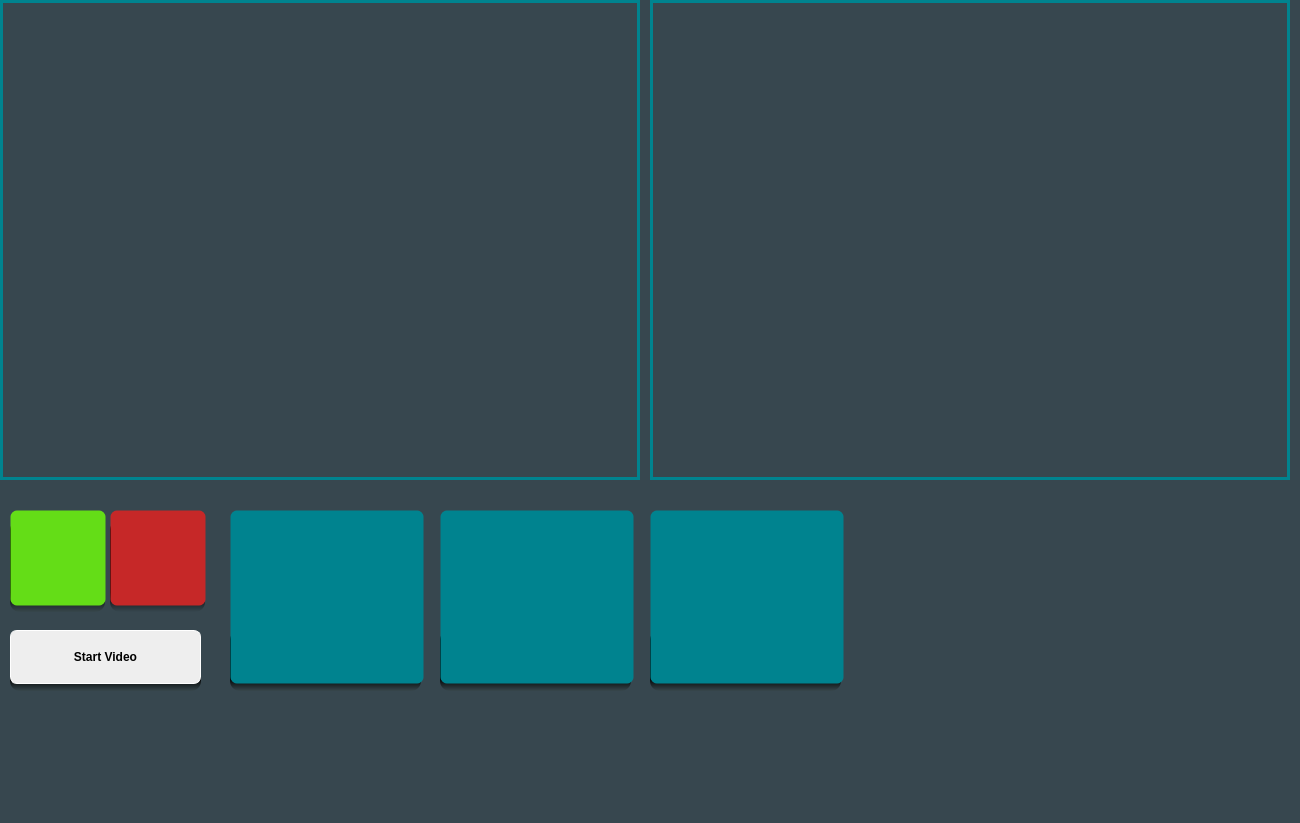
<?xml version="1.0" encoding="UTF-8"?>
<ui version="4.0">
 <class>MainWindow</class>
 <widget class="QMainWindow" name="MainWindow">
  <property name="geometry">
   <rect>
    <x>0</x>
    <y>0</y>
    <width>1300</width>
    <height>823</height>
   </rect>
  </property>
  <property name="windowTitle">
   <string>MainWindow</string>
  </property>
  <property name="styleSheet">
   <string notr="true">QPushButton{
background-color:white;
border-style: solid;

border-width: 1px;
border-radius: 7px;
}
QMainWindow{
	background-color: #37474f;
}</string>
  </property>
  <widget class="QWidget" name="centralWidget">
   <property name="styleSheet">
    <string notr="true"/>
   </property>
   <widget class="QLabel" name="display_image">
    <property name="geometry">
     <rect>
      <x>0</x>
      <y>0</y>
      <width>640</width>
      <height>480</height>
     </rect>
    </property>
    <property name="styleSheet">
     <string notr="true">border-style: solid;
border-color: #00838f ;
border-width: 3px;
</string>
    </property>
    <property name="text">
     <string/>
    </property>
   </widget>
   <widget class="QLabel" name="display_image_2">
    <property name="geometry">
     <rect>
      <x>650</x>
      <y>0</y>
      <width>640</width>
      <height>480</height>
     </rect>
    </property>
    <property name="styleSheet">
     <string notr="true">border-style: solid;
border-color: #00838f ;
border-width: 3px;</string>
    </property>
    <property name="text">
     <string/>
    </property>
   </widget>
   <widget class="QPushButton" name="startVideo">
    <property name="geometry">
     <rect>
      <x>10</x>
      <y>630</y>
      <width>191</width>
      <height>54</height>
     </rect>
    </property>
    <property name="font">
     <font>
      <weight>75</weight>
      <bold>true</bold>
     </font>
    </property>
    <property name="styleSheet">
     <string notr="true">background-color:#eeeeee;
color: black;
border-color: white;</string>
    </property>
    <property name="text">
     <string>Start Video</string>
    </property>
   </widget>
   <widget class="QPushButton" name="joystick_status">
    <property name="geometry">
     <rect>
      <x>10</x>
      <y>510</y>
      <width>96</width>
      <height>96</height>
     </rect>
    </property>
    <property name="styleSheet">
     <string notr="true">QPushButton
{
	background-color: #64dd17; 

}</string>
    </property>
    <property name="text">
     <string/>
    </property>
   </widget>
   <widget class="QPushButton" name="atMega_status">
    <property name="geometry">
     <rect>
      <x>110</x>
      <y>510</y>
      <width>96</width>
      <height>96</height>
     </rect>
    </property>
    <property name="styleSheet">
     <string notr="true">QPushButton
{
	background-color: #c62828;
}</string>
    </property>
    <property name="text">
     <string/>
    </property>
   </widget>
   <widget class="QLabel" name="gradient">
    <property name="geometry">
     <rect>
      <x>10</x>
      <y>520</y>
      <width>95</width>
      <height>92</height>
     </rect>
    </property>
    <property name="styleSheet">
     <string notr="true">background: qlineargradient(spread:pad, x1:0, y1:0.784, x2:0, y2:1, stop:0 rgba(0, 0, 0, 255), stop:1 rgba(55, 71, 76, 255));

border-width: 1px;
border-radius: 10px;</string>
    </property>
    <property name="text">
     <string/>
    </property>
   </widget>
   <widget class="QLabel" name="gradient_2">
    <property name="geometry">
     <rect>
      <x>110</x>
      <y>520</y>
      <width>95</width>
      <height>92</height>
     </rect>
    </property>
    <property name="styleSheet">
     <string notr="true">background: qlineargradient(spread:pad, x1:0, y1:0.784, x2:0, y2:1, stop:0 rgba(0, 0, 0, 255), stop:1 rgba(55, 71, 79, 255));

border-width: 1px;
border-radius: 10px;</string>
    </property>
    <property name="text">
     <string/>
    </property>
   </widget>
   <widget class="QPushButton" name="error_video">
    <property name="geometry">
     <rect>
      <x>120</x>
      <y>40</y>
      <width>400</width>
      <height>400</height>
     </rect>
    </property>
    <property name="styleSheet">
     <string notr="true">background-color: rgba(0,0,0,0);</string>
    </property>
    <property name="text">
     <string/>
    </property>
   </widget>
   <widget class="QPushButton" name="error_video_2">
    <property name="geometry">
     <rect>
      <x>770</x>
      <y>40</y>
      <width>400</width>
      <height>400</height>
     </rect>
    </property>
    <property name="styleSheet">
     <string notr="true">background-color: rgba(0,0,0,0);</string>
    </property>
    <property name="text">
     <string/>
    </property>
   </widget>
   <widget class="QLabel" name="gradient_3">
    <property name="geometry">
     <rect>
      <x>10</x>
      <y>630</y>
      <width>191</width>
      <height>61</height>
     </rect>
    </property>
    <property name="styleSheet">
     <string notr="true">background: qlineargradient(spread:pad, x1:0, y1:0.784, x2:0, y2:1, stop:0 rgba(0, 0, 0, 255), stop:1 rgba(55, 71, 76, 255));

border-width: 1px;
border-radius: 10px;</string>
    </property>
    <property name="text">
     <string/>
    </property>
   </widget>
   <widget class="QPushButton" name="auto_drive">
    <property name="geometry">
     <rect>
      <x>440</x>
      <y>510</y>
      <width>194</width>
      <height>174</height>
     </rect>
    </property>
    <property name="styleSheet">
     <string notr="true">QPushButton
{
	background-color: #00838f ; 

}</string>
    </property>
    <property name="text">
     <string/>
    </property>
   </widget>
   <widget class="QPushButton" name="shapes_recognize">
    <property name="geometry">
     <rect>
      <x>650</x>
      <y>510</y>
      <width>194</width>
      <height>174</height>
     </rect>
    </property>
    <property name="styleSheet">
     <string notr="true">QPushButton
{
	background-color: #00838f ; 

}</string>
    </property>
    <property name="text">
     <string/>
    </property>
   </widget>
   <widget class="QLabel" name="gradient_4">
    <property name="geometry">
     <rect>
      <x>440</x>
      <y>630</y>
      <width>191</width>
      <height>61</height>
     </rect>
    </property>
    <property name="styleSheet">
     <string notr="true">background: qlineargradient(spread:pad, x1:0, y1:0.784, x2:0, y2:1, stop:0 rgba(0, 0, 0, 255), stop:1 rgba(55, 71, 76, 255));

border-width: 1px;
border-radius: 10px;</string>
    </property>
    <property name="text">
     <string/>
    </property>
   </widget>
   <widget class="QLabel" name="gradient_5">
    <property name="geometry">
     <rect>
      <x>650</x>
      <y>630</y>
      <width>191</width>
      <height>61</height>
     </rect>
    </property>
    <property name="styleSheet">
     <string notr="true">background: qlineargradient(spread:pad, x1:0, y1:0.784, x2:0, y2:1, stop:0 rgba(0, 0, 0, 255), stop:1 rgba(55, 71, 76, 255));

border-width: 1px;
border-radius: 10px;</string>
    </property>
    <property name="text">
     <string/>
    </property>
   </widget>
   <widget class="QLabel" name="gradient_6">
    <property name="geometry">
     <rect>
      <x>230</x>
      <y>630</y>
      <width>191</width>
      <height>61</height>
     </rect>
    </property>
    <property name="styleSheet">
     <string notr="true">background: qlineargradient(spread:pad, x1:0, y1:0.784, x2:0, y2:1, stop:0 rgba(0, 0, 0, 255), stop:1 rgba(55, 71, 76, 255));

border-width: 1px;
border-radius: 10px;</string>
    </property>
    <property name="text">
     <string/>
    </property>
   </widget>
   <widget class="QPushButton" name="home">
    <property name="geometry">
     <rect>
      <x>230</x>
      <y>510</y>
      <width>194</width>
      <height>174</height>
     </rect>
    </property>
    <property name="styleSheet">
     <string notr="true">QPushButton
{
	background-color: #00838f ; 

}</string>
    </property>
    <property name="text">
     <string/>
    </property>
   </widget>
   <zorder>display_image</zorder>
   <zorder>display_image_2</zorder>
   <zorder>gradient</zorder>
   <zorder>joystick_status</zorder>
   <zorder>gradient_2</zorder>
   <zorder>atMega_status</zorder>
   <zorder>error_video</zorder>
   <zorder>error_video_2</zorder>
   <zorder>gradient_3</zorder>
   <zorder>startVideo</zorder>
   <zorder>gradient_4</zorder>
   <zorder>gradient_5</zorder>
   <zorder>shapes_recognize</zorder>
   <zorder>auto_drive</zorder>
   <zorder>gradient_6</zorder>
   <zorder>home</zorder>
  </widget>
 </widget>
 <layoutdefault spacing="6" margin="11"/>
 <resources/>
 <connections/>
</ui>
